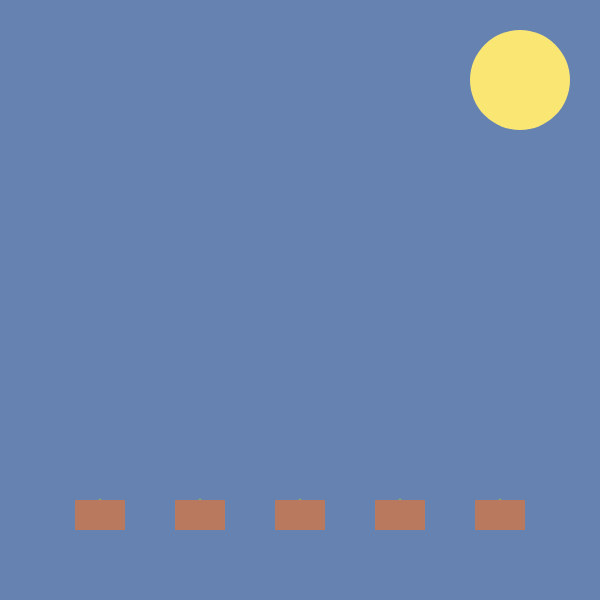
Frame 1 (no input)
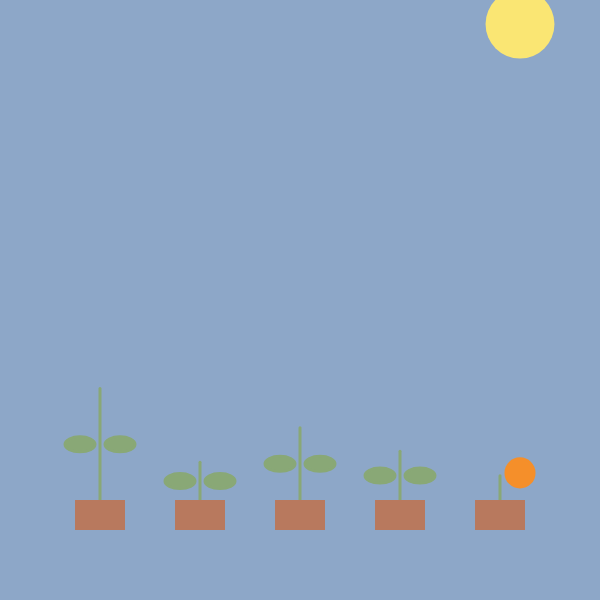
Frame 60 (no input)
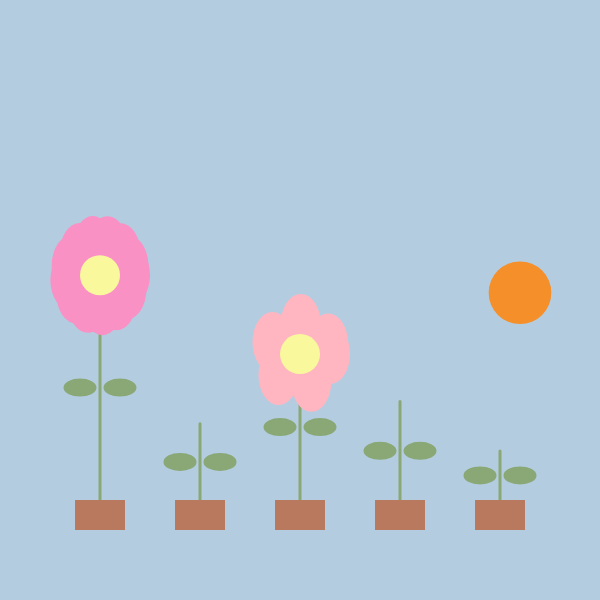
Frame 120 (the mouse pressed at the canvas centre since frame 60)

The p5.js sketch that drew these frames (run headless with seeded random() and noise() and a simulated clock; from frame 60 on, the mouse is pressed at the canvas centre):

// p5.js sketch
// ── sketch.js
let sleepData = [
  { sleepTime: 10.83, deepSleep: 5.28, mentalState: 8 },  // Saturday
  { sleepTime: 6.23, deepSleep: 3.3, mentalState: 3 },   // Sunday
  { sleepTime: 8.37, deepSleep: 2.13, mentalState: 6 },  // Monday
  { sleepTime: 7.05, deepSleep: 1.62, mentalState: 4 },  // Tuesday
  { sleepTime: 5.75, deepSleep: 1.2, mentalState: 1 }    // Wednesday
];

let growthProgress = [0, 0, 0, 0, 0];  
let sunProgress = 0;  

function setup() {
  createCanvas(600, 600);
  noStroke();
}

function draw() {
  let avgGrowthProgress = averageGrowth(); 
  drawBackgroundTransition(avgGrowthProgress);

  drawSunAndMoon(avgGrowthProgress);

  let allFullyGrown = true;
  
  for (let i = 0; i < sleepData.length; i++) {
    let xOffset = map(i, 0, sleepData.length - 1, 100, width - 100);
    let yOffset = height - 100; 

    push();
    translate(xOffset, yOffset);
    
    drawFlower(sleepData[i].sleepTime, sleepData[i].deepSleep, sleepData[i].mentalState, growthProgress[i]);
    
    drawFlowerPot();
    pop();

  
    if (growthProgress[i] < 1) {
      growthProgress[i] += map(sleepData[i].mentalState, 1, 10, 0.003, 0.009);
      allFullyGrown = false; 
    }
  }

  if (allFullyGrown) {
    for (let i = 0; i < growthProgress.length; i++) {
      growthProgress[i] = 0;  
    }
  }
}

function drawSunAndMoon(progress) {
  let sunY = map(progress, 0, 1, height + 50, 80);  
  let moonY = map(progress, 0, 1, 80, -100);       

  let sunSize = map(progress, 0, 1, 0, 100);
  let moonSize = map(progress, 0, 1, 100, 0);

  fill(250, 230, 115);
  ellipse(width - 80, moonY, moonSize, moonSize);  

  fill(245, 143, 42);
  ellipse(width - 80, sunY, sunSize, sunSize); 
}

function drawBackgroundTransition(progress) {
  let nightColor = color(102, 130, 176);  
  let dayColor = color(227, 248, 252);  
  
  let bgColor = lerpColor(nightColor, dayColor, progress); 
  background(bgColor);  
}

function averageGrowth() {
  let sum = 0;
  for (let i = 0; i < growthProgress.length; i++) {
    sum += growthProgress[i];
  }
  return sum / growthProgress.length;
}

function drawFlower(sleepTime, deepSleep, mentalState, progress) {
  let stemHeight = map(sleepTime, 4, 11, 100, 250) * progress;

  let flowerColors = [
    color(250, 145, 197), 
    color(255, 182, 193), 
    color(157, 194, 250), 
    color(216, 177, 250) 
  ];
  let flowerColor = flowerColors[int(map(mentalState, 10, 1, 0, flowerColors.length - 1))];

  let petalCount = map(deepSleep - 1, 1, 4, 5, 12);

  stroke(137, 168, 118);
  strokeWeight(3);
  line(0, 0, 0, -stemHeight);  

  drawLeaves(stemHeight, progress);

  fill(flowerColor);
  noStroke();
  if (progress >= 0.6) {
    for (let i = 0; i < petalCount; i++) {
      let angle = map(i, 0, petalCount, 0, TWO_PI);
      let x = cos(angle) * 30;  
      let y = -stemHeight + sin(angle) * 30;
      ellipse(x, y, 40, 60);  
    }

    fill(250, 248, 157);
    ellipse(0, -stemHeight, 40, 40); 
  }
}

function drawLeaves(stemHeight, progress) {
  if (progress >= 0.2) {
    fill(137, 168, 118);
    ellipse(-20, -stemHeight / 2, 30, 15);  
    ellipse(20, -stemHeight / 2, 30, 15);   
  }
}

function drawFlowerPot() {
  fill(184, 121, 94);  
  rect(-25, 0, 50, 30); 
}
